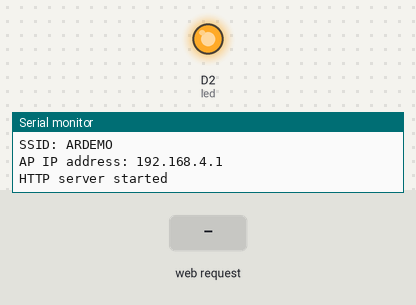
Bench run of a sketch on a simulated ESP8266 (NodeMCU). On the bench: output pins drawn as LEDs (lit = HIGH), the last lines printed to the serial monitor. The inputs (shaded band) are chosen by the test bench.

Above: at 1.2 s.
1.3 s: HTTP request GET /led received
At 2.1 s:
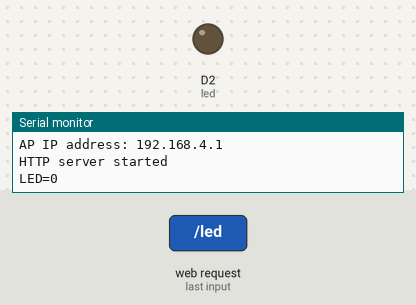
Timing chart, 0 to 4.3 s (numbered marks = the images above; inputs shaded):
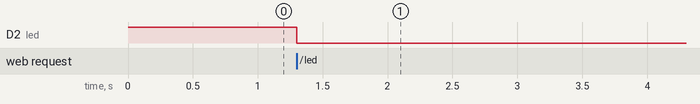

Measured:
- after the input at 1.3 s, D2 (led): HIGH → LOW at once

The sketch:

ARclient.ino
```cpp
#include <ESP8266WiFi.h>
#include <WiFiClient.h>
#include <ESP8266WebServer.h>

const char* ssid = "ARDEMO";
const char* password = "12345678";

ESP8266WebServer server(80);

const int led = D2;
int stat = 1;

void setup(void){
  pinMode(led, OUTPUT);
  digitalWrite(led, stat);
  Serial.begin(115200);
  WiFi.softAP(ssid, password);
  IPAddress myIP = WiFi.softAPIP();
  Serial.println("");
  Serial.println("");
  Serial.print("SSID: ");
  Serial.println(ssid);
  Serial.print("AP IP address: ");
  Serial.println(myIP);
  Serial.println("");

  server.on("/led", [](){
    server.send(200, "text/plain", "OK");
    if (stat > 0) {
      stat = 0;
    } else {
      stat = 1;
    }
    digitalWrite(led, stat);
    Serial.print("LED=");
    Serial.println(stat);
 });

  server.begin();
  Serial.println("HTTP server started");
}

void loop(void){
  server.handleClient();
}
```
